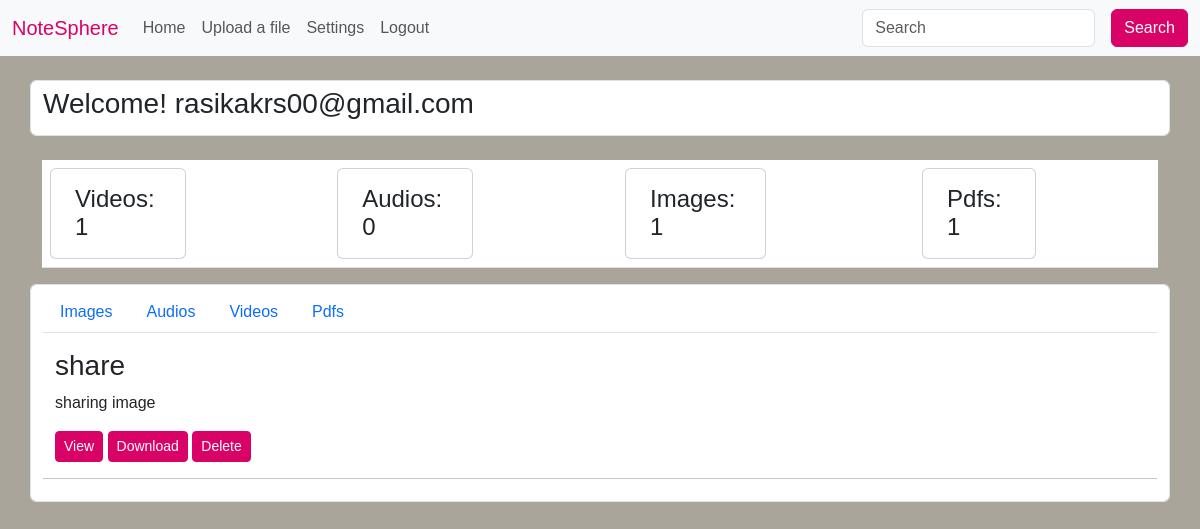
The app's page /settings/ (signed in) with its own data.
### main/models.py (models this page shows, shortened)
class User(models.Model):
    name = models.CharField(max_length=50)
    email = models.EmailField()
    pwd = models.CharField(max_length=100)
    gender = models.CharField(max_length=20)

class File_Upload(models.Model):
    user = models.ForeignKey(User, models.CASCADE)
    title = models.CharField(max_length=50)
    description = models.TextField()
    file_field = models.FileField(upload_to="")

### main/views.py (the view)
# urls.py: path('settings/', views.settings, name="settings"),
def settings(request):
    if 'user' in request.session:
        user_obj = User.objects.get(email = request.session['user'])
        user_files = File_Upload.objects.filter(user = user_obj)
        img_list = []
        audio_list = []
        videos_list = []
        pdfs_list = []
        for file in user_files:
            if str(file.file_field)[-3:] == 'mp3':
                audio_list.append(file)
            elif str(file.file_field)[-3:] == 'mp4' or str(file.file_field)[-3:] == 'mkv':
                videos_list.append(file)
            elif str(file.file_field)[-3:] == 'jpg' or str(file.file_field)[-3:] == 'png' or str(file.file_field)[-3:] == 'jpeg':
                img_list.append(file)
            elif str(file.file_field)[-3:] == 'pdf':
                pdfs_list.append(file)
        data = {'user_files': user_files, 'videos': len(videos_list), 'audios': len(audio_list), 'images': len(img_list), 'pdf': len(pdfs_list), 'img_list': img_list, 'audio_list': audio_list, 'videos_list': videos_list, 'pdfs_list': pdfs_list}
        return render(request, 'settings.html', data)

### templates/settings.html (shortened to what this page needs)
{% extends 'base.html' %}
{% block body %}
    <div class="container form-control my-4">
        <h3>Welcome! {{request.session.user}}</h3>
    </div>
    <div class="container">
        <table class="table">
            <tbody>
                <tr>
                    <td>
                        <div class="card w-50 py-3 px-4">
                            <h4 class="card-text">Videos: {{videos}}</h4>
                        </div>
                    </td>
                    <td>
                        <div class="card w-50 py-3 px-4">
                            <h4 class="card-text">Audios: {{audios}}</h4>
                        </div>
                    </td>
                    <td>
                        <div class="card w-50 py-3 px-4">
                            <h4 class="card-text">Images: {{images}}</h4>
                        </div>
                    </td>
                    <td>
                        <div class="card w-50 py-3 px-4">
                            <h4 class="card-text">Pdfs: {{pdf}}</h4>
                        </div>
                    </td>
                </tr>
            </tbody>
        </table>
    </div>
<div class="container form-control">
    <nav>
        <div class="nav nav-tabs" id="nav-tab" role="tablist">
            <button class="nav-link" id="nav-images-tab" data-bs-toggle="tab" data-bs-target="#nav-images" type="button" role="tab" aria-controls="nav-images" aria-selected="true">Images</button>
            <button class="nav-link" id="nav-audios-tab" data-bs-toggle="tab" data-bs-target="#nav-audios" type="button" role="tab" aria-controls="nav-audios" aria-selected="false">Audios</button>
            <button class="nav-link" id="nav-videos-tab" data-bs-toggle="tab" data-bs-target="#nav-videos" type="button" role="tab" aria-controls="nav-videos" aria-selected="false">Videos</button>
            <button class="nav-link" id="nav-pdfs-tab" data-bs-toggle="tab" data-bs-target="#nav-pdfs" type="button" role="tab" aria-controls="nav-pdfs" aria-selected="false">Pdfs</button>
        </div>
        <div class="tab-content" id="nav-tabContent">
            <div class="tab-pane fade show active" id="nav-images" role="tabpanel" aria-labelledby="nav-images-tab" tabindex="0">
                {% if img_list %}
                    {% for img in img_list%}
                        <div class="container my-3">
                            <h3>{{img.title}}</h3>
                            <p>{{img.description}}</p>
                            <a class="btn btn-outline-success btn-sm" href="../media/{{img.file_field}}/" target="_blank">View</a>
                            <a class="btn btn-outline-success btn-sm" href="../media/{{img.file_field}}/" download>Download</a>
                            <a href="{% url 'delete_file' img.id %}" class="btn btn-outline-danger btn-sm">Delete</a>
                        </div>
                        <hr>
                    {% endfor %}
                {% else %}
                    No images
                {% endif %}
            </div>
        </div>
    </nav>
</div>
{% endblock %}

### templates/base.html (style rules this page uses)
body { background-color: #A9A59A; font-family: 'Arial', sans-serif; background-image: url("https://www.google.com/url?sa=i&url=https%3A%2F%2Fwww.123rf.com%2Fphoto_61594319_two-hands-sharing-notes-with-ideas-teamwork-innovation-and-cooperation-concept.html&psig=AOvVaw0JcQa_3jwKlCwIXyLAJdFQ&ust=1712853577723000&source=images&cd=vfe&opi=89978449&ved=0CBIQjRxqFwoTCNio9fiKuIUDFQAAAAAdAAAAABAE"); }
.btn { background-color: #D90368; border-color: #D90368; color: #fff; }

### records on screen
User: session.user "rasikakrs00@gmail.com"
File_Upload: title "share", description "sharing image"

### other values on screen
{{ videos }} "1"
{{ audios }} "0"
{{ images }} "1"
{{ pdf }} "1"
